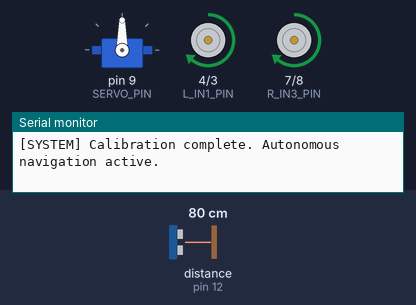
A sketch run on a simulated Arduino Uno, built with avr-gcc and run on an emulated ATmega328P. Parts: servo, motor-driver pin pairs drawn as motors (green arrow = first pin HIGH = forward, orange = second pin HIGH = backward, longer = more drive, scaled by the enable pin), the last lines printed to the serial monitor. Wiring (inferred from the names in the program): ultrasonic range finder: trigger pin 11; echo pin 12. The test bench sets the inputs (shaded band); at power-on: distance to the obstacle (sensor on pin 12) 80 cm. The echo pulse lasts 58.3 µs per cm.

Above: at 1.7 s.
1.8 s: distance to the obstacle (sensor on pin 12) set to 29 cm
3.3 s: distance to the obstacle (sensor on pin 12) set to 23 cm
At 3.77 s:
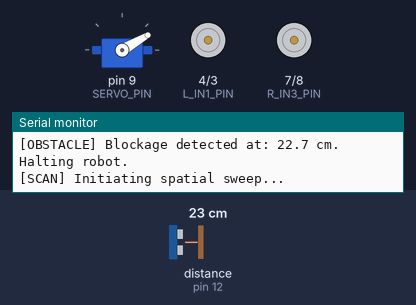
At 5.1 s:
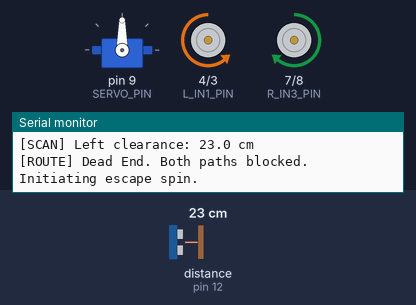
Timing chart, 0 to 12.3 s (numbered marks = the images above; inputs shaded):
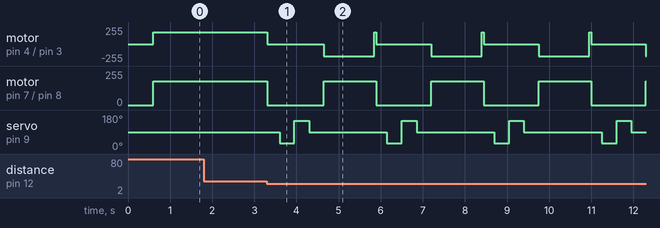

The sketch:

Day_43_Obstacle_Avoidance_Robot.ino
```cpp
/*
 * 100 Projects with Arduino - Day 43
 * Project: Autonomous Obstacle-Avoidance Robot (State Machine Navigation)
 *
 * DESCRIPTION:
 * This project implements an autonomous mobile robot platform utilizing differential drive
 * kinematics. To achieve professional mechatronic system standards:
 * 1. Non-Blocking Navigation State Machine: Manages driving, stopping, scanning, deciding, and
 * turning states using a millis() scheduler, ensuring sensor loops and motor triggers execute
 * concurrently.
 * 2. Active Obstacle Scanning: Mounts an HC-SR04 rangefinder on a micro servo. When blocked, the
 * robot stops, sweeps the servo left and right to record clearances, and selects the direction with
 * more space.
 * 3. Differential Drive Steering: Controls two DC motors via an L298N H-bridge (speed PWM,
 * direction pins).
 * 4. High-Integrity Safe Mode: Automatically falls back to a 180° spin escape sequence if both left
 * and right paths are blocked.
 *
 * ROBOT NAVIGATION PHYSICS:
 * - Differential Drive Kinematics: Steering is accomplished by varying the relative velocity of the
 * left and right wheels.
 *   - Forward: Both motors spin forward.
 *   - Turn Left: Left motor spins backward, Right motor spins forward (zero-radius spin-in-place).
 *   - Stop: Both motors de-energized or actively braked.
 * - Sonar Spatial Resolution: Acoustic waves expand in a 15° cone. When scanning left and right,
 * the servo must hold position for 300ms to allow the acoustic pulses to complete transit and the
 * servo to settle before triggering range pings.
 *
 * WIRING:
 * - L298N Motor Driver -> Arduino Uno
 *   - ENA (Left Speed PWM)  -> Pin 5
 *   - IN1 (Left Dir 1)      -> Pin 4
 *   - IN2 (Left Dir 2)      -> Pin 3
 *   - ENB (Right Speed PWM) -> Pin 6
 *   - IN3 (Right Dir 1)     -> Pin 7
 *   - IN4 (Right Dir 2)     -> Pin 8
 *   - GND                   -> Arduino GND (Common Ground!)
 * - SG90 Sensor Servo -> Arduino Uno
 *   - Signal                -> Pin 9
 * - HC-SR04 Sensor -> Arduino Uno
 *   - TRIG                  -> Pin 11
 *   - ECHO                  -> Pin 12
 * - Power:
 *   - L298N 12V Screw       -> Battery Positive (+)
 *   - L298N GND Screw       -> Battery Negative (-) and Arduino GND
 */

#include <Servo.h>

// --- PIN DEFINITIONS ---
const int L_ENA_PIN = 5;  // Left motor PWM speed
const int L_IN1_PIN = 4;  // Left motor direction pin 1
const int L_IN2_PIN = 3;  // Left motor direction pin 2

const int R_ENB_PIN = 6;  // Right motor PWM speed
const int R_IN3_PIN = 7;  // Right motor direction pin 1
const int R_IN4_PIN = 8;  // Right motor direction pin 2

const int SERVO_PIN = 9;  // Sensor sweep servo
const int TRIG_PIN = 11;  // Sonar Trigger
const int ECHO_PIN = 12;  // Sonar Echo

// --- SYSTEM CONSTANTS ---
const float CRITICAL_DIST_CM = 25.0;  // Distance threshold to trigger obstacle avoidance
const int MOTOR_BASE_SPEED = 180;     // Standard PWM cruise speed (0-255)
const int SERVO_CENTER = 90;
const int SERVO_RIGHT = 30;
const int SERVO_LEFT = 150;

// --- NAVIGATION STATE MACHINE ---
enum DriveState {
  STATE_DRIVE_FORWARD,  // Cruising forward, polling distance
  STATE_STOP_ROBOT,     // Halt wheels, prepare to scan
  STATE_SCAN_RIGHT,     // Rotate servo right and ping
  STATE_SCAN_LEFT,      // Rotate servo left and ping
  STATE_EVALUATE_PATH,  // Choose path of max clearance
  STATE_EXECUTE_TURN,   // Spin wheels in place
  STATE_ESCAPE_SPIN     // Both sides blocked, execute 180 spin
};

DriveState currentDriveState = STATE_DRIVE_FORWARD;

// --- TIMING AND CALIBRATION VARIABLES ---
unsigned long stateTimerStart = 0;
unsigned long scanTimerStart = 0;
const unsigned long servoSettleTimeMs = 350;  // Delay for servo physical transit
unsigned long turnDurationMs = 0;             // Configured dynamically based on angle

float leftDistance = 0.0;
float rightDistance = 0.0;

// Instantiate servo object
Servo sensorServo;

void setup() {
  Serial.begin(9600);

  Serial.println("==================================================");
  Serial.println("Day 43: Autonomous Obstacle-Avoidance Mobile Robot");
  Serial.println("==================================================");

  // Initialize motor pins
  pinMode(L_ENA_PIN, OUTPUT);
  pinMode(L_IN1_PIN, OUTPUT);
  pinMode(L_IN2_PIN, OUTPUT);
  pinMode(R_ENB_PIN, OUTPUT);
  pinMode(R_IN3_PIN, OUTPUT);
  pinMode(R_IN4_PIN, OUTPUT);

  // Initialize rangefinder pins
  pinMode(TRIG_PIN, OUTPUT);
  pinMode(ECHO_PIN, INPUT);

  // Attach servo and center sensor
  sensorServo.attach(SERVO_PIN);
  sensorServo.write(SERVO_CENTER);

  haltMotors();
  delay(500);  // Settle boot states

  Serial.println("[SYSTEM] Calibration complete. Autonomous navigation active.");
}

void loop() {
  unsigned long currentMillis = millis();

  switch (currentDriveState) {
    case STATE_DRIVE_FORWARD: {
      // Cruising Forward
      driveForward(MOTOR_BASE_SPEED);

      // Monitor forward distance
      float frontDist = getPingDistance();
      if (frontDist > 0.0 && frontDist < CRITICAL_DIST_CM) {
        Serial.print("[OBSTACLE] Blockage detected at: ");
        Serial.print(frontDist, 1);
        Serial.println(" cm. Halting robot.");

        haltMotors();
        currentDriveState = STATE_STOP_ROBOT;
        stateTimerStart = currentMillis;
      }
      break;
    }

    case STATE_STOP_ROBOT:
      // Allow wheels to stop sliding before scanning
      if (currentMillis - stateTimerStart >= 300) {
        Serial.println("[SCAN] Initiating spatial sweep...");
        sensorServo.write(SERVO_RIGHT);
        currentDriveState = STATE_SCAN_RIGHT;
        scanTimerStart = currentMillis;
      }
      break;

    case STATE_SCAN_RIGHT:
      // Wait for servo to reach right position, then take reading
      if (currentMillis - scanTimerStart >= servoSettleTimeMs) {
        rightDistance = getPingDistance();
        Serial.print("[SCAN] Right clearance: ");
        Serial.print(rightDistance, 1);
        Serial.println(" cm");

        sensorServo.write(SERVO_LEFT);
        currentDriveState = STATE_SCAN_LEFT;
        scanTimerStart = currentMillis;
      }
      break;

    case STATE_SCAN_LEFT:
      // Wait for servo to reach left position, then take reading
      if (currentMillis - scanTimerStart >= servoSettleTimeMs) {
        leftDistance = getPingDistance();
        Serial.print("[SCAN] Left clearance: ");
        Serial.print(leftDistance, 1);
        Serial.println(" cm");

        sensorServo.write(SERVO_CENTER);  // Recenter sensor
        currentDriveState = STATE_EVALUATE_PATH;
        stateTimerStart = currentMillis;
      }
      break;

    case STATE_EVALUATE_PATH:
      // Wait for servo to recenter before moving
      if (currentMillis - stateTimerStart >= servoSettleTimeMs) {
        // Router decisions
        if (leftDistance < CRITICAL_DIST_CM && rightDistance < CRITICAL_DIST_CM) {
          Serial.println("[ROUTE] Dead End. Both paths blocked. Initiating escape spin.");
          currentDriveState = STATE_ESCAPE_SPIN;
          stateTimerStart = currentMillis;
          turnDurationMs = 1200;  // Time needed to rotate 180 degrees in place
          spinLeft(MOTOR_BASE_SPEED);
        } else if (leftDistance >= rightDistance) {
          Serial.println("[ROUTE] Steering LEFT (Max clearance path).");
          currentDriveState = STATE_EXECUTE_TURN;
          stateTimerStart = currentMillis;
          turnDurationMs = 600;  // Time needed to rotate ~90 degrees
          spinLeft(MOTOR_BASE_SPEED);
        } else {
          Serial.println("[ROUTE] Steering RIGHT (Max clearance path).");
          currentDriveState = STATE_EXECUTE_TURN;
          stateTimerStart = currentMillis;
          turnDurationMs = 600;
          spinRight(MOTOR_BASE_SPEED);
        }
      }
      break;

    case STATE_EXECUTE_TURN:
    case STATE_ESCAPE_SPIN:
      // Monitor turn timer non-blockingly
      if (currentMillis - stateTimerStart >= turnDurationMs) {
        haltMotors();
        Serial.println("[STATE] Turn execution finished. Resume cruising.");
        currentDriveState = STATE_DRIVE_FORWARD;
      }
      break;
  }
}

// --- ULTRASONIC ACQUISITION GATING ---

float getPingDistance() {
  digitalWrite(TRIG_PIN, LOW);
  delayMicroseconds(2);
  digitalWrite(TRIG_PIN, HIGH);
  delayMicroseconds(10);
  digitalWrite(TRIG_PIN, LOW);

  // Gated echo search (20ms timeout limit)
  unsigned long duration = pulseIn(ECHO_PIN, HIGH, 20000);
  if (duration == 0) {
    return 400.0;  // Return max range if no echo (path clear)
  }
  return (float)duration * 0.0343 / 2.0;
}

// --- DIFFERENTIAL DRIVE ACTUATION CONTROL ---

void driveForward(int speed) {
  // Left Motor Forward: IN1=HIGH, IN2=LOW
  digitalWrite(L_IN1_PIN, HIGH);
  digitalWrite(L_IN2_PIN, LOW);
  analogWrite(L_ENA_PIN, speed);

  // Right Motor Forward: IN3=HIGH, IN4=LOW
  digitalWrite(R_IN3_PIN, HIGH);
  digitalWrite(R_IN4_PIN, LOW);
  analogWrite(R_ENB_PIN, speed);
}

void spinLeft(int speed) {
  // Spin Left in-place: Left wheels backward, Right wheels forward
  digitalWrite(L_IN1_PIN, LOW);
  digitalWrite(L_IN2_PIN, HIGH);
  analogWrite(L_ENA_PIN, speed);

  digitalWrite(R_IN3_PIN, HIGH);
  digitalWrite(R_IN4_PIN, LOW);
  analogWrite(R_ENB_PIN, speed);
}

void spinRight(int speed) {
  // Spin Right in-place: Left wheels forward, Right wheels backward
  digitalWrite(L_IN1_PIN, HIGH);
  digitalWrite(L_IN2_PIN, LOW);
  analogWrite(L_ENA_PIN, speed);

  digitalWrite(R_IN3_PIN, LOW);
  digitalWrite(R_IN4_PIN, HIGH);
  analogWrite(R_ENB_PIN, speed);
}

void haltMotors() {
  digitalWrite(L_IN1_PIN, LOW);
  digitalWrite(L_IN2_PIN, LOW);
  analogWrite(L_ENA_PIN, 0);

  digitalWrite(R_IN3_PIN, LOW);
  digitalWrite(R_IN4_PIN, LOW);
  analogWrite(R_ENB_PIN, 0);
}
```

Measured:
- the behaviour switches between 26 and 25 cm on distance to the obstacle (sensor on pin 12) (found by bisection; images 0 and 1)
- after the input at 1.8 s, every drawn part: stays the same
- after the input at 3.3 s, motor on pin 4 (L_IN1_PIN) / pin 3 (L_IN2_PIN): forward 180/255 → stopped at once, then repeats every 2.5 s: backward 180/255 1.2 s, forward 180/255 0.05 s, stopped 1.3 s; motor on pin 7 (R_IN3_PIN) / pin 8 (R_IN4_PIN): alternates forward 180/255 for 1.2 s and stopped for 1.3 s, starting at once
